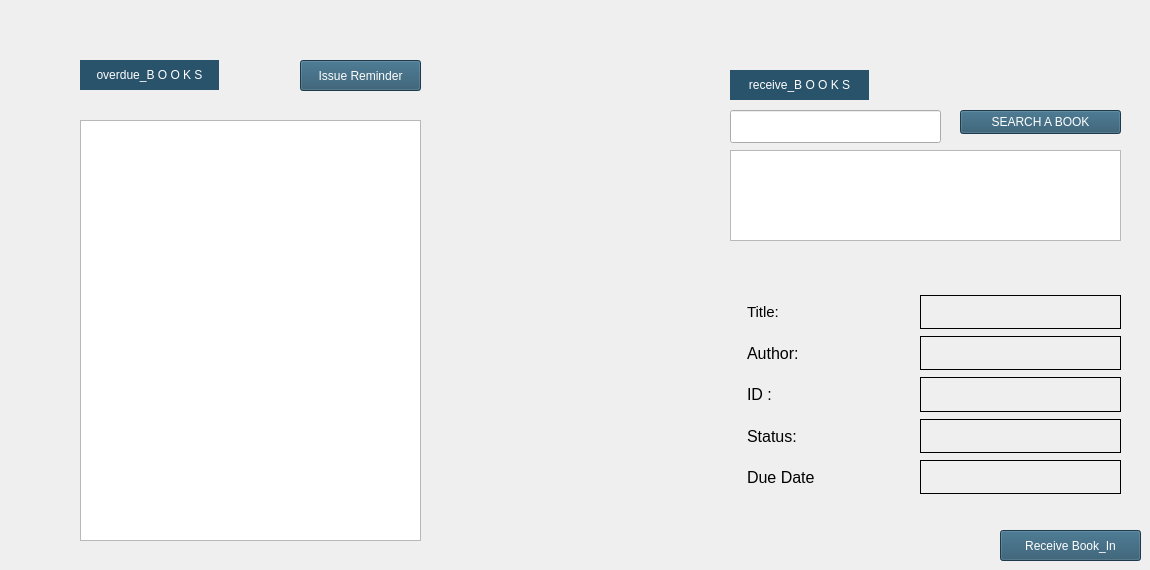
    <widget class="QWidget" name="Report">
     <attribute name="title">
      <string>Report</string>
     </attribute>
     <widget class="QListWidget" name="listoBooks">
      <property name="geometry">
       <rect>
        <x>80</x>
        <y>120</y>
        <width>341</width>
        <height>421</height>
       </rect>
      </property>
     </widget>
     <widget class="QPushButton" name="btnReminder">
      <property name="geometry">
       <rect>
        <x>300</x>
        <y>60</y>
        <width>121</width>
        <height>31</height>
       </rect>
      </property>
      <property name="styleSheet">
       <string notr="true">background: rgba(40, 83, 107, 1);
font: 75 9pt &quot;Yu Gothic UI&quot;;
color: white;</string>
      </property>
      <property name="text">
       <string>Issue Reminder</string>
      </property>
     </widget>
     <widget class="QLabel" name="LibraryHeading_3">
      <property name="geometry">
       <rect>
        <x>80</x>
        <y>60</y>
        <width>139</width>
        <height>30</height>
       </rect>
      </property>
      <property name="maximumSize">
       <size>
        <width>16777215</width>
        <height>30</height>
       </size>
      </property>
      <property name="styleSheet">
       <string notr="true">background: rgba(40, 83, 107, 1);
font: 75 9pt &quot;Yu Gothic UI&quot;;
color: white;</string>
      </property>
      <property name="text">
       <string>overdue_B O O K S</string>
      </property>
      <property name="alignment">
       <set>Qt::AlignCenter</set>
      </property>
     </widget>
     <widget class="QLineEdit" name="txtSearchrBook">
      <property name="geometry">
       <rect>
        <x>730</x>
        <y>110</y>
        <width>211</width>
        <height>33</height>
       </rect>
      </property>
     </widget>
     <widget class="QLabel" name="LibraryHeading_4">
      <property name="geometry">
       <rect>
        <x>730</x>
        <y>70</y>
        <width>139</width>
        <height>30</height>
       </rect>
      </property>
      <property name="maximumSize">
       <size>
        <width>16777215</width>
        <height>30</height>
       </size>
      </property>
      <property name="styleSheet">
       <string notr="true">background: rgba(40, 83, 107, 1);
font: 75 9pt &quot;Yu Gothic UI&quot;;
color: white;</string>
      </property>
      <property name="text">
       <string>receive_B O O K S</string>
      </property>
      <property name="alignment">
       <set>Qt::AlignCenter</set>
      </property>
     </widget>
     <widget class="QPushButton" name="btnrSearchBook">
      <property name="geometry">
       <rect>
        <x>960</x>
        <y>110</y>
        <width>161</width>
        <height>24</height>
       </rect>
      </property>
      <property name="styleSheet">
       <string notr="true">background: rgba(40, 83, 107, 1);
font: 75 9pt &quot;Yu Gothic UI&quot;;
color: white;</string>
      </property>
      <property name="text">
       <string>SEARCH A BOOK</string>
      </property>
     </widget>
     <widget class="QLabel" name="lbl_ID_2">
      <property name="geometry">
       <rect>
        <x>920</x>
        <y>377</y>
        <width>201</width>
        <height>35</height>
       </rect>
      </property>
      <property name="font">
       <font>
        <pointsize>12</pointsize>
       </font>
      </property>
      <property name="frameShape">
       <enum>QFrame::Panel</enum>
      </property>
      <property name="text">
       <string/>
      </property>
     </widget>
     <widget class="QLabel" name="lblStatus_2">
      <property name="geometry">
       <rect>
        <x>920</x>
        <y>419</y>
        <width>201</width>
        <height>34</height>
       </rect>
      </property>
      <property name="font">
       <font>
        <pointsize>12</pointsize>
       </font>
      </property>
      <property name="frameShape">
       <enum>QFrame::Panel</enum>
      </property>
      <property name="text">
       <string/>
      </property>
     </widget>
     <widget class="QLabel" name="label_40">
      <property name="geometry">
       <rect>
        <x>747</x>
        <y>295</y>
        <width>166</width>
        <height>34</height>
       </rect>
      </property>
      <property name="font">
       <font>
        <family>Yu Gothic UI</family>
        <pointsize>11</pointsize>
        <weight>50</weight>
        <italic>false</italic>
        <bold>false</bold>
       </font>
      </property>
      <property name="styleSheet">
       <string notr="true">font: 11pt &quot;Yu Gothic UI&quot;;</string>
      </property>
      <property name="text">
       <string>Title:</string>
      </property>
     </widget>
     <widget class="QLabel" name="lblBookTitle_2">
      <property name="geometry">
       <rect>
        <x>920</x>
        <y>295</y>
        <width>201</width>
        <height>34</height>
       </rect>
      </property>
      <property name="font">
       <font>
        <pointsize>12</pointsize>
       </font>
      </property>
      <property name="frameShape">
       <enum>QFrame::Panel</enum>
      </property>
      <property name="text">
       <string/>
      </property>
     </widget>
     <widget class="QLabel" name="label_41">
      <property name="geometry">
       <rect>
        <x>747</x>
        <y>377</y>
        <width>166</width>
        <height>35</height>
       </rect>
      </property>
      <property name="font">
       <font>
        <pointsize>12</pointsize>
       </font>
      </property>
      <property name="text">
       <string>ID :</string>
      </property>
     </widget>
     <widget class="QLabel" name="lbldd_2">
      <property name="geometry">
       <rect>
        <x>920</x>
        <y>460</y>
        <width>201</width>
        <height>34</height>
       </rect>
      </property>
      <property name="font">
       <font>
        <pointsize>12</pointsize>
       </font>
      </property>
      <property name="frameShape">
       <enum>QFrame::Panel</enum>
      </property>
      <property name="text">
       <string/>
      </property>
     </widget>
     <widget class="QListWidget" name="listrBooks">
      <property name="geometry">
       <rect>
        <x>730</x>
        <y>150</y>
        <width>391</width>
        <height>91</height>
       </rect>
      </property>
     </widget>
     <widget class="QLabel" name="label_42">
      <property name="geometry">
       <rect>
        <x>747</x>
        <y>419</y>
        <width>166</width>
        <height>34</height>
       </rect>
      </property>
      <property name="font">
       <font>
        <pointsize>12</pointsize>
       </font>
      </property>
      <property name="text">
       <string>Status:</string>
      </property>
     </widget>
     <widget class="QLabel" name="label_46">
      <property name="geometry">
       <rect>
        <x>747</x>
        <y>460</y>
        <width>166</width>
        <height>34</height>
       </rect>
      </property>
      <property name="font">
       <font>
        <pointsize>12</pointsize>
       </font>
      </property>
      <property name="text">
       <string>Due Date</string>
      </property>
     </widget>
     <widget class="QLabel" name="lblAuthor_2">
      <property name="geometry">
       <rect>
        <x>920</x>
        <y>336</y>
        <width>201</width>
        <height>34</height>
       </rect>
      </property>
      <property name="font">
       <font>
        <pointsize>12</pointsize>
       </font>
      </property>
      <property name="frameShape">
       <enum>QFrame::Panel</enum>
      </property>
      <property name="text">
       <string/>
      </property>
     </widget>
     <widget class="QLabel" name="label_47">
      <property name="geometry">
       <rect>
        <x>747</x>
        <y>336</y>
        <width>166</width>
        <height>34</height>
       </rect>
      </property>
      <property name="font">
       <font>
        <pointsize>12</pointsize>
       </font>
      </property>
      <property name="text">
       <string>Author:</string>
      </property>
     </widget>
     <widget class="QPushButton" name="pushButton">
      <property name="geometry">
       <rect>
        <x>1000</x>
        <y>530</y>
        <width>141</width>
        <height>31</height>
       </rect>
      </property>
      <property name="styleSheet">
       <string notr="true">background: rgba(40, 83, 107, 1);
font: 75 9pt &quot;Yu Gothic UI&quot;;
color: white;</string>
      </property>
      <property name="text">
       <string>Receive Book_In</string>
      </property>
     </widget>
    </widget>
